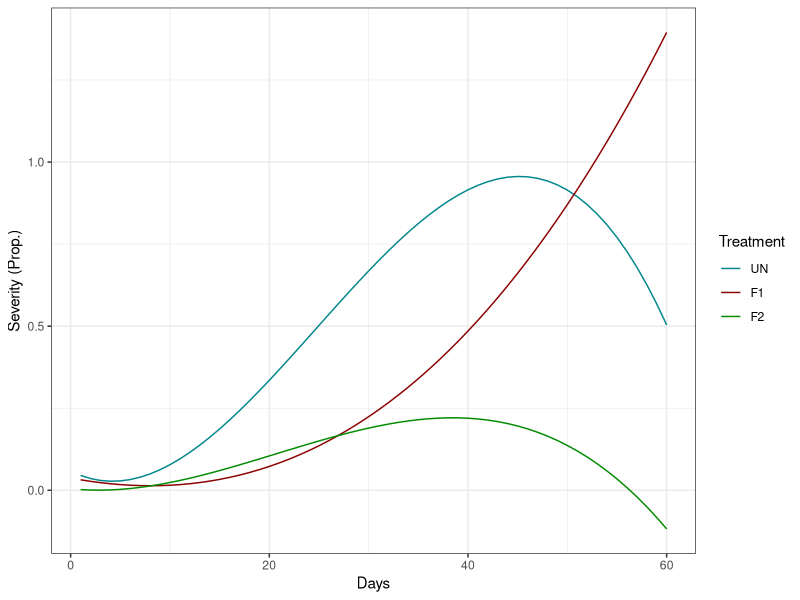
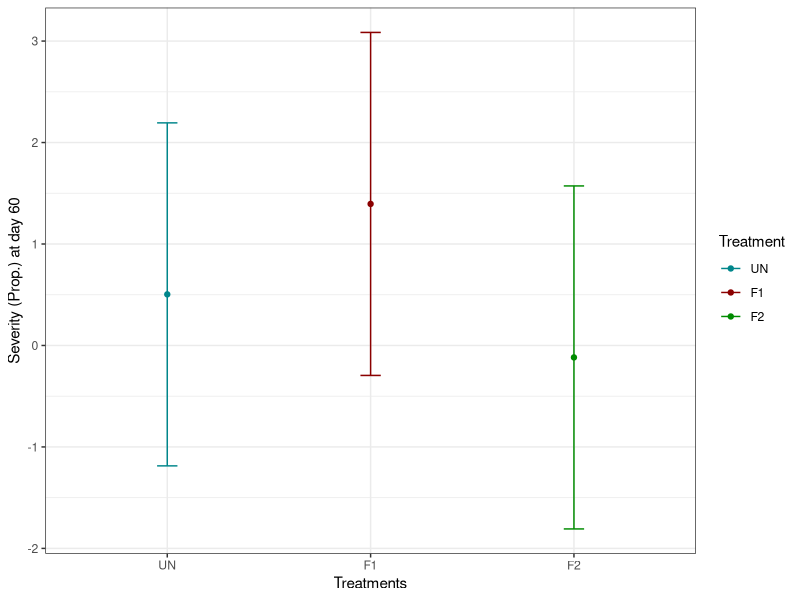

The R source for these figures, in order:
# Packages
library(readxl) # Reading excel files
library(tidyverse) # Wrangling
library(msm) # Delta method
library(lme4) # Linear mixed models
library(emmeans) # emmeans for mult comp

# Read the data
df <- read_excel("Example_df1.xlsx")

# Control trt factor order
df <- df %>%
  mutate(
    trt = as.factor(trt),
    trt = fct_relevel(trt, c("UN", "F1", "F2")))

# Fit the model
m2 <- lmer(y ~ trt*poly(day, 3, raw = TRUE) + (1|block), data = df)

# Check model parameters - We will not look into model parameters or their contrasts here, do you know why??
summary(m2)

# Obtain predicted curves + Plot
pred_df2 <- data.frame(
  trt = as.factor(c(rep("UN", 60), rep("F1", 60), rep("F2", 60))),
  day = c(rep(seq(1, 60, by = 1), 3)))

pred_df2$trt <- fct_relevel(pred_df2$trt, c("UN", "F1", "F2"))

pred_df2$pred <- predict(m2, newdata = pred_df2, re.form = NA)

ggplot(pred_df2, aes(day, pred, colour = trt, group = trt)) +
  geom_line() +
  scale_color_manual(values = c("turquoise4", "#8B0000", "green4")) +
  theme_bw() +
  labs(y = "Severity (Prop.)", x = "Days", colour = "Treatment")

# Obtain the maximum slope

## Obtaining the quantities of interest (derived quantities)

### Parameter values of each treatment level
der_df2 <- data.frame(
  trt = c("UN", "F1", "F2"),
  b0 = c(fixef(m2)[1], fixef(m2)[1] + fixef(m2)[2], fixef(m2)[1] + fixef(m2)[3]),
  b1 = c(fixef(m2)[4], fixef(m2)[4] + fixef(m2)[7], fixef(m2)[4] + fixef(m2)[8]),
  b2 = c(fixef(m2)[5], fixef(m2)[5] + fixef(m2)[9], fixef(m2)[5] + fixef(m2)[10]),
  b3 = c(fixef(m2)[6], fixef(m2)[6] + fixef(m2)[11], fixef(m2)[6] + fixef(m2)[12])
)

### x_inflection
der_df2$x_inf <- -(der_df2$b2/(3*der_df2$b3))

### Which disease severity corresponds to the maximum (y_inflection)?
der_df2 <- der_df2 %>%
  mutate(y_inf = case_when(
    trt == "UN" ~ pred_df2[pred_df2$day == 25 & pred_df2$trt == "UN", 3],
    trt == "F1" ~ pred_df2[pred_df2$day == 60 & pred_df2$trt == "F1", 3],
    trt == "F2" ~ pred_df2[pred_df2$day == 21 & pred_df2$trt == "F2", 3]))

### max_slope - For F1, since b3 > 0, we will use the maximum within the range 0 - 60 for x, which will be the same range in which the max for UN and F2 will happen
der_df2 <- der_df2 %>%
  mutate(max_s = case_when(
    
    trt %in% c("UN", "F2") ~ (der_df2$b1 + der_df2$b2*(2*der_df2$x_inf) + der_df2$b3*(3*(der_df2$x_inf)^2)),
    
    trt == "F1" ~ (der_df2$b1 + der_df2$b2*(2*60) + der_df2$b3*(3*(60)^2))))

der_df2 <- der_df2 %>%
  mutate(se = case_when(
    trt == "UN" ~ deltamethod(~ x4 + x5*(2*24.7) + x6*(3*(24.7)^2), fixef(m2), vcov(m2)),
    trt == "F1" ~ deltamethod(~ (x4 + x7) + (x5 + x9)*(2*60) + (x6 + x11)*(3*(60)^2), fixef(m2), vcov(m2)),
    trt == "F2" ~ deltamethod(~ (x4 + x8) + (x5 + x10)*(2*20.6) + (x6 + x12)*(3*(20.6)^2), fixef(m2), vcov(m2))))

der_df2_vis <- der_df2[, c(1, 6, 8, 7, 9)]

print(der_df2_vis) # Visualization

#### Max slope contrast
cont_s2 <- data.frame(
  contrast = c("UN-F1", "UN-F2", "F1-F2"),
  z = c(
    
    (der_df2$max_s[1] - der_df2$max_s[2])/(deltamethod(~ (x4 + x5*(2*24.7) + x6*(3*(24.7)^2)) - ((x4 + x7) + (x5 + x9)*(2*60) + (x6 + x11)*(3*(60)^2)), fixef(m2), vcov(m2))),
    
    (der_df2$max_s[1] - der_df2$max_s[3])/(deltamethod(~ (x4 + x5*(2*24.7) + x6*(3*(24.7)^2)) - ((x4 + x8) + (x5 + x10)*(2*20.6) + (x6 + x12)*(3*(20.6)^2)), fixef(m2), vcov(m2))),
    
    (der_df2$max_s[2] - der_df2$max_s[3])/(deltamethod(~ ((x4 + x7) + (x5 + x9)*(2*60) + (x6 + x11)*(3*(60)^2)) - ((x4 + x8) + (x5 + x10)*(2*20.6) + (x6 + x12)*(3*(20.6)^2)), fixef(m2), vcov(m2)))
    
  )
)

cont_s2$p_value <- 2*pnorm(abs(cont_s2$z), lower.tail = FALSE)

# Predicted disease severity at day 60
pred60_2 <- data.frame(emmeans(m2, ~ trt | day, at = list(day = 60)))

ggplot(pred60_2, aes(trt, emmean, colour = trt)) +
  geom_point() +
  geom_errorbar(aes(ymin = lower.CL, ymax = upper.CL), width = 0.1) +
  scale_color_manual(values = c("turquoise4", "#8B0000", "green4")) +
  labs(y = "Severity (Prop.) at day 60", x = "Treatments", colour = "Treatment") +
  theme_bw()
